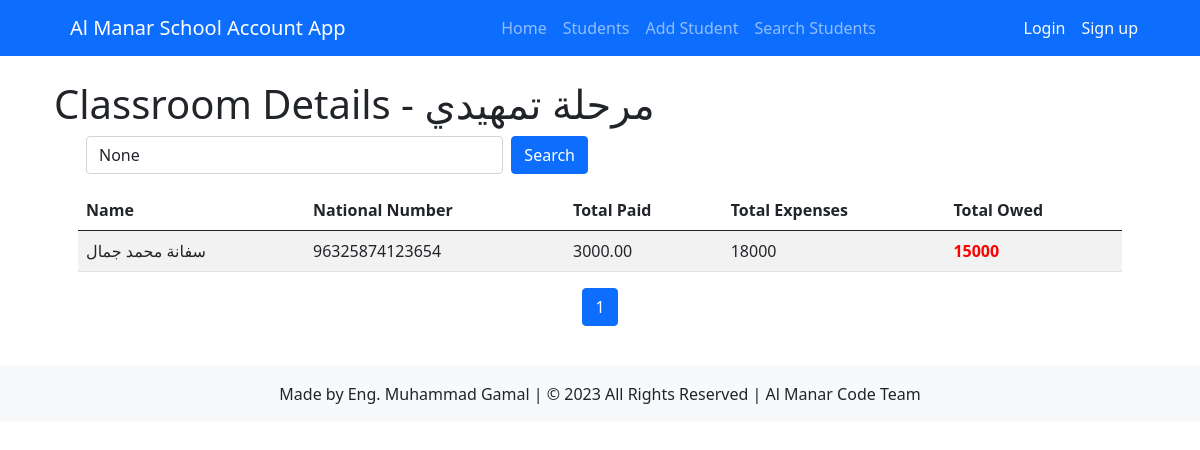
The app's page /students/classroom/3/, older data.
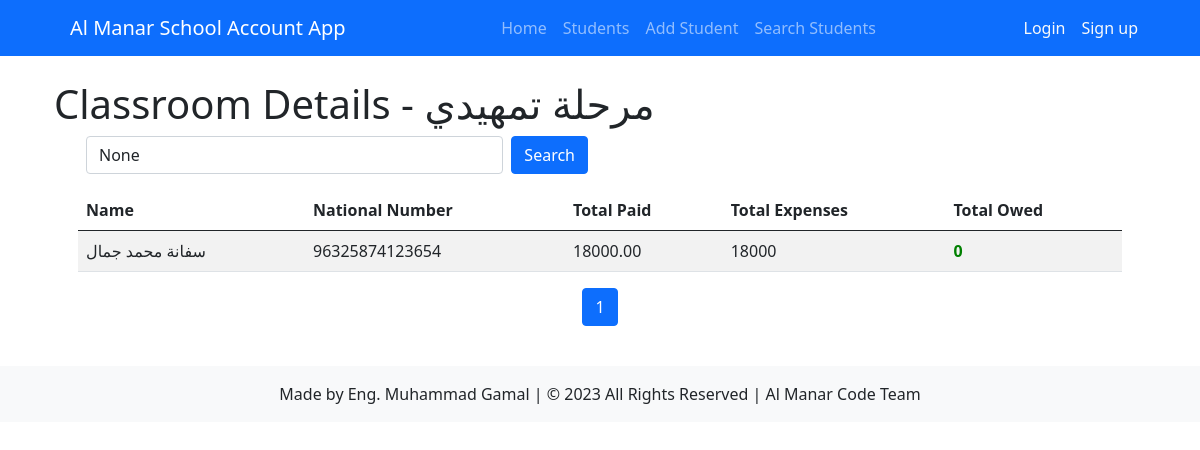
The same page, newer data.
### students/models.py (models this page shows, shortened)
class Student(models.Model):
    GENDER_CHOICES = (
        ('', '---------'),
        ('M', 'Male'),
        ('F', 'Female'),
    )
    name = models.CharField(max_length=50)
    national_number = models.IntegerField(unique=True)
    age = models.IntegerField()
    gender = models.CharField(max_length=1, choices=GENDER_CHOICES)
    date_of_birth = models.DateField()
    academic_year = models.ForeignKey(AcademicYear, on_delete=models.CASCADE, default=timezone.now)
    classroom = models.ManyToManyField(Classroom)
    classroom_name = models.ForeignKey(Classroom, on_delete=models.SET_NULL, null=True, related_name='students_by_name')
    total_payments = models.DecimalField(max_digits=8, decimal_places=2, default=0)
    total_owed = models.DecimalField(max_digits=8, decimal_places=2, default=0)

### students/views.py (the view)
# urls.py: path('classroom/<int:classroom_id>/', views.classroom_details, name='classroom_details'),
def classroom_details(request, classroom_id):
    classroom = Classroom.objects.get(id=classroom_id)
    expenses = Expense.objects.filter(classroom=classroom)
    total_expenses = expenses.aggregate(total_expenses=Sum('amount'))['total_expenses'] or 0
    total_paid = Tuition.objects.filter(student__classroom=classroom, paid=True).aggregate(total=Sum('amount_tuition'))['total'] or 0
    total_owed = total_expenses - total_paid
    search_query = request.GET.get('search')
    if search_query:
        students = classroom.student_set.filter(Q(name__icontains=search_query) | Q(national_number__icontains=search_query))
    else:
        students = classroom.student_set.all()
    paginator = Paginator(students, 10)
    page_number = request.GET.get('page')
    page_obj = paginator.get_page(page_number)
    context = {
        'classroom': classroom,
        'page_obj': page_obj,
        'search_query': search_query,
        'total_expenses': total_expenses,
        'total_owed': total_owed,
        'total_paid': total_paid,
    }
    return render(request, 'students/classroom_details.html', context)

### students/templates/students/classroom_details.html (shortened to what this page needs)
{% extends 'students/base.html' %}
{% block content %}
  <h1>Classroom Details - {{ classroom.name }}</h1>
  <div class="container">
    <div class="row mb-3">
      <div class="col-md-6">
        <form method="GET" action="{% url 'students:classroom_details' classroom.id %}" class="d-flex">
          <input type="text" name="search" class="form-control me-2" placeholder="Search students" value="{{ search_query }}">
          <button type="submit" class="btn btn-primary">Search</button>
        </form>
      </div>
    </div>
    <table class="table table-striped">
      <thead>
        <tr>
          <th>Name</th>
          <th>National Number</th>
          <th>Total Paid</th>
          <th>Total Expenses</th>
          <th>Total Owed</th>
        </tr>
      </thead>
      <tbody>
        {% for student in page_obj %}
          <tr>
            <td>{{ student.name }}</td>
            <td>{{ student.national_number }}</td>
            <td>{{ student.total_payments }}</td>
            <td>{{ total_expenses }}</td>
            <td>
              <strong style="color: {% if total_owed > 0 %}red{% elif total_owed < 0 %}green{% else %}green{% endif %}">
                {% if total_owed > 0 %}
                  {{ total_owed }}
                {% elif total_owed < 0 %}
                  Paid over
                  {{ total_owed }}
                {% else %}
                  0
                {% endif %}
              </strong>
            </td>
          </tr>
        {% empty %}
          <tr>
            <td colspan="5">No students found.</td>
          </tr>
        {% endfor %}
      </tbody>
    </table>
    <nav aria-label="Page navigation">
      <ul class="pagination justify-content-center">
        <li class="page-item active" aria-current="page">
          <span class="page-link">{{ page_obj.number }}</span>
        </li>
      </ul>
    </nav>
  </div>
{% endblock %}

Row changes from the older to the newer data that the page shows:
changed Student "سفانة محمد جمال": total_payments "3000.00" → "18000.00"; total_owed "15000" → (not shown); now shows "0"
